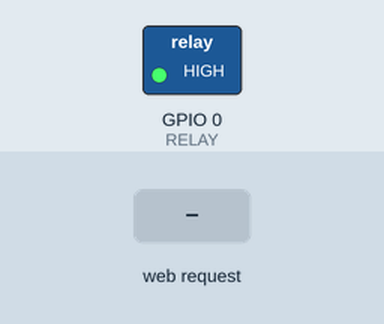
The sketch below on a simulated ESP8266 (NodeMCU). Shown: switched loads named in the sketch (green lamp = pin HIGH). Inputs (shaded band) come from the test bench. WiFi joins after 1.5 s; servers stay silent unless stated; what the sketch prints to the serial monitor is not drawn.

Above: at 4.9 s.
5.0 s: HTTP request GET /RELAY=ON received
At 5.5 s:
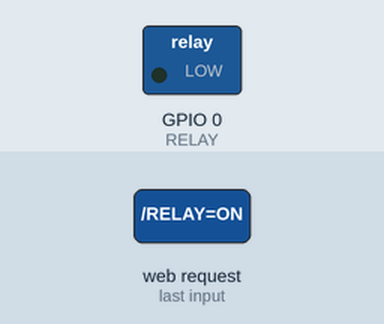
6.5 s: HTTP request GET /RELAY=OFF received
At 7.7 s:
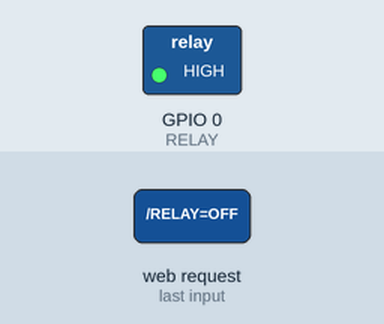
8.0 s: HTTP request GET /RELAY=RESET received
At 8.9 s:
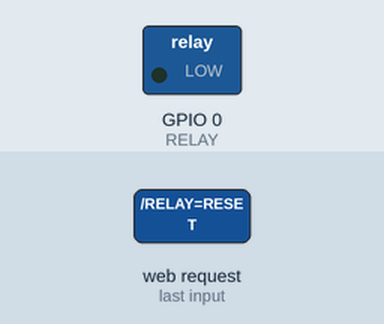
Timing chart, 0 to 14.5 s (numbered marks = the images above; inputs shaded):
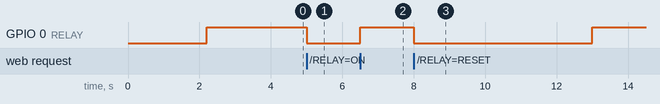

Measured:
- after the input at 5.0 s, GPIO 0 (RELAY): HIGH → LOW at once
- after the input at 6.5 s, GPIO 0 (RELAY): LOW → HIGH at once
- after the input at 8.0 s, GPIO 0 (RELAY): HIGH → LOW at once, → HIGH 5.0 s later

The sketch:

relay_server.ino
```cpp
#include <ESP8266WiFi.h>                      // Подключаем библиотеку ESP8266WiFi

const char* ssid = "MY_SSID";     // Название Вашей WiFi сети
const char* password = "password";// Пароль от Вашей WiFi сети
IPAddress local_ip(192,168,1,75);      // pre-defined IP address values
IPAddress gateway(192,168,1,1);
IPAddress subnet(255,255,255,0);
int value = HIGH;

#define RELAY 0                               // Пин к которому подключено реле
//#define LED 1                                 // GPIO1/TXD01 - светодиод
WiFiServer server(80);                        // Указываем порт Web-сервера

void setup(){
  delay(2200);
  Serial.begin(115200);                       // Скорость передачи 115200
  pinMode(RELAY,OUTPUT);                      // Указываем вывод RELAY как выход
  //pinMode(LED,OUTPUT);                        // Указываем вывод RELAY как выход
  digitalWrite(RELAY, HIGH);                  // Устанавливаем RELAY в HIGH //LOW (0В)
  //digitalWrite(LED, HIGH);                    // Устанавливаем LED в HIGH
  Serial.println();                           // Печать пустой строки
  Serial.print("Connecting to ");             // Печать "Подключение к:"
  Serial.println(ssid);                       // Печать "Название Вашей WiFi сети"

  WiFi.config(local_ip, gateway, subnet);
  WiFi.begin(ssid, password);                 // Подключение к WiFi Сети

  while (WiFi.status() != WL_CONNECTED)       // Проверка подключения к WiFi сети
  {
    delay(500);                               // Пауза 500 мс
    Serial.print(".");                        // Печать "."
    switch (WiFi.status()){
      case WL_NO_SSID_AVAIL: {
        Serial.println("WiFi not available");
        delay(1500);
        continue;
      };
      case WL_CONNECT_FAILED: {
        Serial.println("WiFi pass failed");
        delay(1500);
        continue;
      };
    };
  }
  Serial.println("");                         // Печать пустой строки
  Serial.println("WiFi connected");           // Печать "WiFi connected"

  server.begin();                             // Запуск сервера
  Serial.println("Server started");           // Печать "Server starte"
  Serial.print("Use this URL to connect: ");  // Печать "Use this URL to connect:"
  Serial.print(WiFi.localIP());               // Печать выданого IP адресса
}

void loop(){
  if (!WiFi.isConnected()) {
    ESP.restart();
  };

  WiFiClient client = server.available();    // Получаем данные, посылаемые клиентом
  if (!client)
  {
    return;
  }
  Serial.println("new client");               // Отправка "new client"
  while(!client.available())                  // Пока есть соединение с клиентом
  {
    delay(1);                                 // пауза 1 мс
  }

  String request = client.readStringUntil('\r');
  Serial.println(request);
  client.flush();

  if (request.indexOf("/RELAY=ON") != -1)
  {
    Serial.println("RELAY=ON");
    digitalWrite(RELAY,LOW);
    //digitalWrite(LED,LOW);
    value = LOW;
  }
  if (request.indexOf("/RELAY=OFF") != -1)
  {
    Serial.println("RELAY=OFF");
    digitalWrite(RELAY,HIGH);
    //digitalWrite(LED,HIGH);
    value = HIGH;
  }
  if (request.indexOf("/RELAY=RESET") != -1)
  {
    Serial.println("RELAY=Resetting...");
    digitalWrite(RELAY,LOW);
    //digitalWrite(LED,LOW);
    delay(5000);
    digitalWrite(RELAY,HIGH);
    //digitalWrite(LED,HIGH);
    value = HIGH;
  }

  client.println("HTTP/1.1 200 OK");
  client.println("Content-Type: text/html");
  client.println("");
  client.println("<!DOCTYPE HTML>");
  client.println("<html>");
  client.println("<head><title>ESP8266 Router RELAY Control</title></head>");
  client.print("Relay is now: ");

  if(value == HIGH)
  {
    client.print("OFF");
  }
  else
  {
    client.print("ON");
  }
  client.println("<br><br>");
  client.println("Turn <a href=\"/RELAY=OFF\">OFF</a> RELAY<br>");
  client.println("Turn <a href=\"/RELAY=ON\">ON</a> RELAY<br>");
  client.println("<a href=\"/RELAY=RESET\">RESET</a> RELAY<br>");

  if (request.indexOf("/RELAY=RESET") != -1)
  {
    client.println("RESET OK<br></html>");
  }

  client.println("</html>");

  delay(1);
  Serial.println("Client disconnected");
  Serial.println("");
}
```
